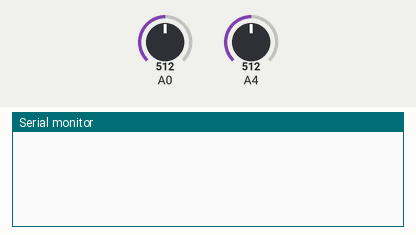
Recording of a sketch running on a simulated Arduino Uno, built with avr-gcc and run on an emulated ATmega328P. Parts: the last lines printed to the serial monitor. The inputs (shaded band) are chosen by the test bench; at power-on: A4 = 512, A0 = 512.

Above: at 1.2 s.
1.3 s: A4 set to 918
2.8 s: A4 set to 943
At 3.7 s:
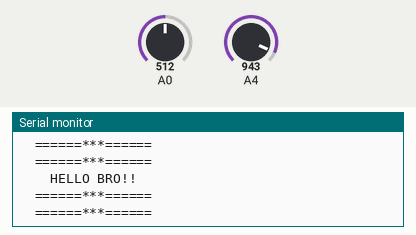
4.3 s: A0 set to 209
At 5.1 s:
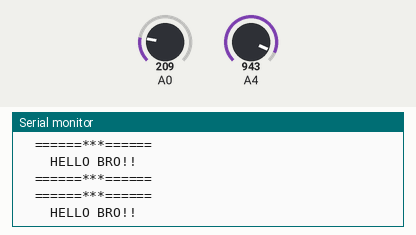
7.3 s: A0 set to 184
At 8.0 s:
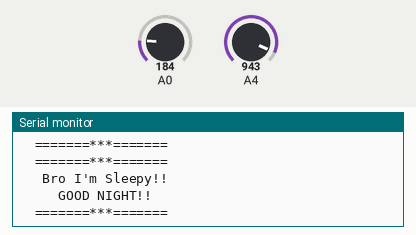

The sketch:

Appli1.ino
```cpp
void setup() {
  // put your setup code here, to run once:
  Serial.begin(9600);
  pinMode(A0,INPUT);
  pinMode(A4,INPUT);
}

void loop() {
  // put your main code here, to run repeatedly:
  int sw=analogRead(A4);
  int ldr=analogRead(A0);
  /*Serial.print("\tLDr= ");
  Serial.print(ldr);
  Serial.print("\tSW= ");
  Serial.println(sw);*/
  if(ldr<200 and sw>=929)
  {
    Serial.print("\t=======***=======");
    Serial.print("\n\t Bro I'm Sleepy!!\n\t   GOOD NIGHT!!");
    Serial.print("\n\t=======***=======");
    Serial.println();
    Serial.println();
    Serial.println();
    Serial.println();
  }
  else if(ldr>=200 and sw>=929)
  {
    Serial.print("\t======***======");
    Serial.print("\n\t  HELLO BRO!!");
    Serial.print("\n\t======***======");
    Serial.println();
    Serial.println();
    Serial.println();
    Serial.println();
  }
  else
  {
    Serial.println();
  }
}
```

Measured:
- the behaviour switches between 928 and 929 on A4 (found by bisection; images 0 and 1)
- the behaviour switches between 200 and 199 on A0 (found by bisection; images 2 and 3)
- after the input at 2.8 s, the serial monitor: prints a new line after 0.07 s (image 1)
- after the input at 7.3 s, the serial monitor: prints a new line after 0.11 s (image 3)
